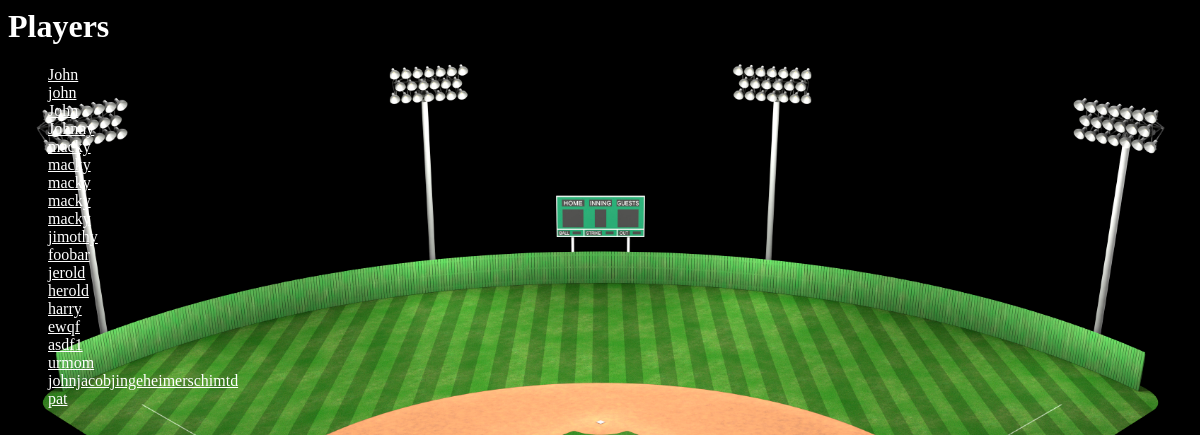
The app's page /tagger/player_index/, older data.
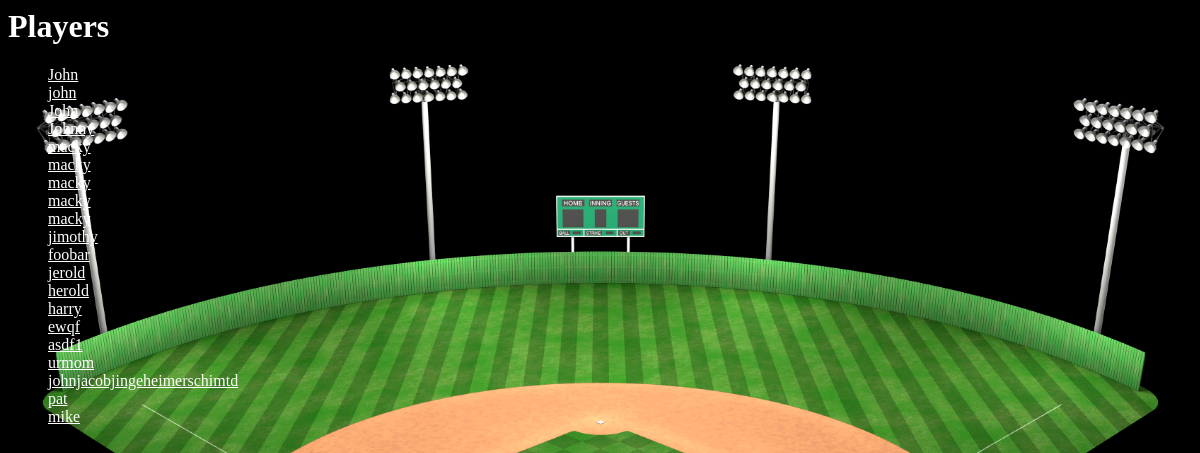
The same page, newer data.
### tagger/models.py (models this page shows, shortened)
class Player(models.Model):
    roster = models.ForeignKey(Roster, on_delete=models.CASCADE, null=True)
    player_name = models.CharField(max_length=50)
    player_height = models.IntegerField(default=0)

### tagger/views.py (the view)
# urls.py: path('player_index/', views.player_index.as_view(), name='player_index'),
class player_index(generic.ListView):
    template_name = 'tagger/player_index.html'
    context_object_name = 'all_players_list'
    def get_queryset(self):
        return Player.objects.all()

### tagger/templates/tagger/player_index.html
<h1 style="color: white">{{"Players"}}</h1>
{% if all_players_list %}
    <ul>
    {% for player in all_players_list %}
        <li><a href="{% url 'tagger:player_details' player.id %}">{{ player.player_name }}</a></li>
    {% endfor %}
    </ul>
{% else %}
    <p style="color: white">No players are available.</p>
{% endif %}
{% load static %}
<link rel="stylesheet" type="text/css" href="{% static 'tagger/homepage.css' %}">

Row changes from the older to the newer data that the page shows:
added Player: player_name "mike"
